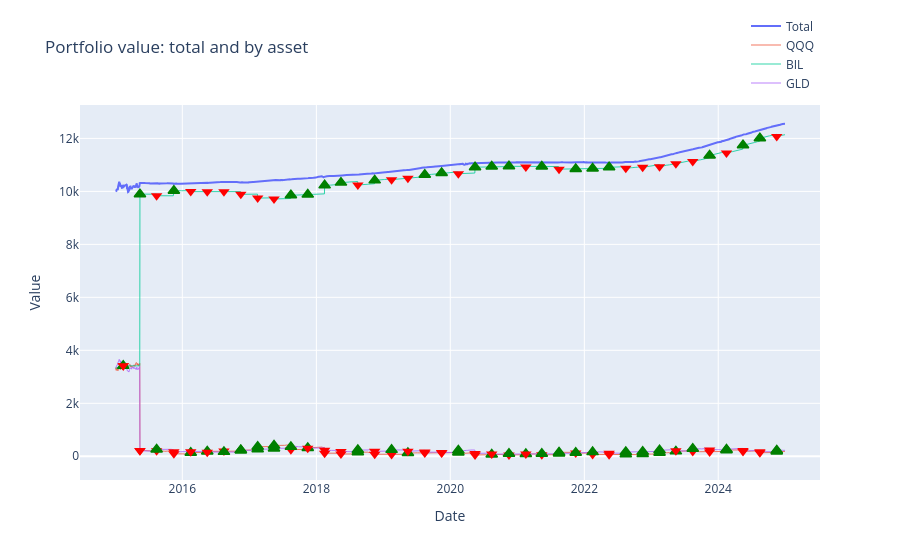

The cell this chart's notebook holds for it:
### Code cell
fig = result.plot_portfolio(mark_rebalances=True)
fig.show()

### Figure 1 — Plotly figure (JSON) as saved in the notebook; plotly's stock layout.template omitted (floating-point values rounded to 4 significant figures; data arrays with more than 128 entries replaced by an {"elided": "..."} marker saying what was removed)
{"data": [{"hovertemplate": "Date: %{x|%Y-%m-%d}<br>Value: %{y:,.2f}<extra></extra>", "line": {"width": 2}, "mode": "lines", "name": "Total", "type": "scatter", "x": {"elided": "2515 str values"}, "y": {"elided": "2515 float values"}}, {"customdata": {"elided": "2515 float values"}, "hovertemplate": "Date: %{x|%Y-%m-%d}<br>QQQ: %{y:,.2f} (%{customdata:.1f}% of portfolio)<extra></extra>", "line": {"width": 1}, "mode": "lines", "name": "QQQ", "opacity": 0.8, "type": "scatter", "x": {"elided": "2515 str values"}, "y": {"elided": "2515 float values"}}, {"customdata": {"elided": "2515 float values"}, "hovertemplate": "Date: %{x|%Y-%m-%d}<br>BIL: %{y:,.2f} (%{customdata:.1f}% of portfolio)<extra></extra>", "line": {"width": 1}, "mode": "lines", "name": "BIL", "opacity": 0.8, "type": "scatter", "x": {"elided": "2515 str values"}, "y": {"elided": "2515 float values"}}, {"customdata": {"elided": "2515 float values"}, "hovertemplate": "Date: %{x|%Y-%m-%d}<br>GLD: %{y:,.2f} (%{customdata:.1f}% of portfolio)<extra></extra>", "line": {"width": 1}, "mode": "lines", "name": "GLD", "opacity": 0.8, "type": "scatter", "x": {"elided": "2515 str values"}, "y": {"elided": "2515 float values"}}, {"hoverinfo": "text", "hovertext": ["QQQ Buy<br>Date: 2016-02-16<br>Price: 93.22<br>Qty: 0.5211", "QQQ Buy<br>Date: 2016-05-16<br>Price: 99.65<br>Qty: 0.3727", "QQQ Buy<br>Date: 2016-11-15<br>Price: 108.98<br>Qty: 0.2754", "QQQ Buy<br>Date: 2017-02-15<br>Price: 121.59<br>Qty: 0.9007", "QQQ Buy<br>Date: 2017-05-15<br>Price: 131.03<br>Qty: 0.1315", "QQQ Buy<br>Date: 2017-11-15<br>Price: 144.51<br>Qty: 0.3512", "QQQ Buy<br>Date: 2018-08-15<br>Price: 170.74<br>Qty: 0.3795", "QQQ Buy<br>Date: 2019-05-15<br>Price: 175.54<br>Qty: 0.2936", "QQQ Buy<br>Date: 2020-02-14<br>Price: 226.41<br>Qty: 0.0108", "QQQ Buy<br>Date: 2020-08-14<br>Price: 263.63<br>Qty: 0.0454", "QQQ Buy<br>Date: 2021-02-16<br>Price: 325.62<br>Qty: 0.0826", "QQQ Buy<br>Date: 2021-08-16<br>Price: 358.94<br>Qty: 0.2254", "QQQ Buy<br>Date: 2022-08-15<br>Price: 325.79<br>Qty: 0.0366", "QQQ Buy<br>Date: 2022-11-15<br>Price: 283.59<br>Qty: 0.0863", "QQQ Buy<br>Date: 2023-02-15<br>Price: 303.63<br>Qty: 0.1281", "QQQ Buy<br>Date: 2023-05-15<br>Price: 321.50<br>Qty: 0.1363", "QQQ Buy<br>Date: 2024-02-15<br>Price: 429.76<br>Qty: 0.1174", "QQQ Buy<br>Date: 2024-11-15<br>Price: 493.27<br>Qty: 0.0738"], "legendgroup": "QQQ", "marker": {"color": "green", "line": {"color": "green", "width": 1.5}, "size": 10, "symbol": "triangle-up"}, "mode": "markers", "name": "QQQ Buy", "showlegend": false, "type": "scatter", "x": ["2016-02-16T00:00:00+00:00", "2016-05-16T00:00:00+00:00", "2016-11-15T00:00:00+00:00", "2017-02-15T00:00:00+00:00", "2017-05-15T00:00:00+00:00", "2017-11-15T00:00:00+00:00", "2018-08-15T00:00:00+00:00", "2019-05-15T00:00:00+00:00", "2020-02-14T00:00:00+00:00", "2020-08-14T00:00:00+00:00", "2021-02-16T00:00:00+00:00", "2021-08-16T00:00:00+00:00", "2022-08-15T00:00:00+00:00", "2022-11-15T00:00:00+00:00", "2023-02-15T00:00:00+00:00", "2023-05-15T00:00:00+00:00", "2024-02-15T00:00:00+00:00", "2024-11-15T00:00:00+00:00"], "y": [135.2, 181.7, 226.3, 362.0, 407.3, 314.6, 154.1, 124.4, 147.4, 71.02, 86.35, 144.3, 73.97, 88.87, 134.0, 185.8, 232.0, 177.4]}, {"hoverinfo": "text", "hovertext": ["QQQ Sell<br>Date: 2015-02-13<br>Price: 98.44<br>Qty: -0.4847", "QQQ Sell<br>Date: 2015-05-15<br>Price: 101.13<br>Qty: -32.5277", "QQQ Sell<br>Date: 2015-08-14<br>Price: 102.22<br>Qty: -0.1433", "QQQ Sell<br>Date: 2015-11-16<br>Price: 103.32<br>Qty: -1.0827", "QQQ Sell<br>Date: 2016-08-15<br>Price: 110.09<br>Qty: -0.0221", "QQQ Sell<br>Date: 2017-08-15<br>Price: 136.11<br>Qty: -1.2829", "QQQ Sell<br>Date: 2018-02-15<br>Price: 157.25<br>Qty: -1.4249", "QQQ Sell<br>Date: 2018-05-15<br>Price: 159.57<br>Qty: -0.2286", "QQQ Sell<br>Date: 2018-11-15<br>Price: 160.41<br>Qty: -0.4187", "QQQ Sell<br>Date: 2019-02-15<br>Price: 164.55<br>Qty: -0.0690", "QQQ Sell<br>Date: 2019-08-15<br>Price: 175.41<br>Qty: -0.0001", "QQQ Sell<br>Date: 2019-11-15<br>Price: 195.37<br>Qty: -0.0684", "QQQ Sell<br>Date: 2020-05-15<br>Price: 215.90<br>Qty: -0.4268", "QQQ Sell<br>Date: 2020-11-16<br>Price: 284.01<br>Qty: -0.0868", "QQQ Sell<br>Date: 2021-05-14<br>Price: 317.14<br>Qty: -0.0886", "QQQ Sell<br>Date: 2021-11-15<br>Price: 384.29<br>Qty: -0.0822", "QQQ Sell<br>Date: 2022-02-15<br>Price: 347.26<br>Qty: -0.1162", "QQQ Sell<br>Date: 2022-05-16<br>Price: 291.37<br>Qty: -0.0131", "QQQ Sell<br>Date: 2023-08-15<br>Price: 360.98<br>Qty: -0.0887", "QQQ Sell<br>Date: 2023-11-15<br>Price: 380.45<br>Qty: -0.0668", "QQQ Sell<br>Date: 2024-05-15<br>Price: 448.55<br>Qty: -0.1290", "QQQ Sell<br>Date: 2024-08-15<br>Price: 470.60<br>Qty: -0.1250"], "legendgroup": "QQQ", "marker": {"color": "red", "size": 10, "symbol": "triangle-down"}, "mode": "markers", "name": "QQQ Sell", "showlegend": false, "type": "scatter", "x": ["2015-02-13T00:00:00+00:00", "2015-05-15T00:00:00+00:00", "2015-08-14T00:00:00+00:00", "2015-11-16T00:00:00+00:00", "2016-08-15T00:00:00+00:00", "2017-08-15T00:00:00+00:00", "2018-02-15T00:00:00+00:00", "2018-05-15T00:00:00+00:00", "2018-11-15T00:00:00+00:00", "2019-02-15T00:00:00+00:00", "2019-08-15T00:00:00+00:00", "2019-11-15T00:00:00+00:00", "2020-05-15T00:00:00+00:00", "2020-11-16T00:00:00+00:00", "2021-05-14T00:00:00+00:00", "2021-11-15T00:00:00+00:00", "2022-02-15T00:00:00+00:00", "2022-05-16T00:00:00+00:00", "2023-08-15T00:00:00+00:00", "2023-11-15T00:00:00+00:00", "2024-05-15T00:00:00+00:00", "2024-08-15T00:00:00+00:00"], "y": [3414.0, 217.9, 205.7, 96.0, 198.2, 248.5, 118.2, 83.49, 77.64, 68.29, 124.3, 125.1, 48.37, 51.87, 55.99, 122.9, 70.68, 55.49, 176.6, 160.7, 184.3, 134.5]}, {"hoverinfo": "text", "hovertext": ["BIL Buy<br>Date: 2015-02-13<br>Price: 74.34<br>Qty: 1.0873", "BIL Buy<br>Date: 2015-05-15<br>Price: 74.31<br>Qty: 87.2452", "BIL Buy<br>Date: 2015-11-16<br>Price: 74.28<br>Qty: 2.5711", "BIL Buy<br>Date: 2017-08-15<br>Price: 74.62<br>Qty: 1.6306", "BIL Buy<br>Date: 2017-11-15<br>Price: 74.77<br>Qty: 0.0508", "BIL Buy<br>Date: 2018-02-15<br>Price: 74.98<br>Qty: 4.2700", "BIL Buy<br>Date: 2018-05-15<br>Price: 75.25<br>Qty: 0.9016", "BIL Buy<br>Date: 2018-11-15<br>Price: 75.95<br>Qty: 1.6199", "BIL Buy<br>Date: 2019-08-15<br>Price: 77.24<br>Qty: 0.8653", "BIL Buy<br>Date: 2019-11-15<br>Price: 77.57<br>Qty: 0.3244", "BIL Buy<br>Date: 2020-05-15<br>Price: 78.02<br>Qty: 2.8550", "BIL Buy<br>Date: 2020-08-14<br>Price: 78.02<br>Qty: 0.3014", "BIL Buy<br>Date: 2020-11-16<br>Price: 78.02<br>Qty: 0.1264", "BIL Buy<br>Date: 2021-05-14<br>Price: 77.98<br>Qty: 0.2475", "BIL Buy<br>Date: 2021-11-15<br>Price: 77.95<br>Qty: 0.1158", "BIL Buy<br>Date: 2022-02-15<br>Price: 77.93<br>Qty: 0.2317", "BIL Buy<br>Date: 2022-05-16<br>Price: 77.96<br>Qty: 0.5345", "BIL Buy<br>Date: 2023-11-15<br>Price: 82.39<br>Qty: 0.9953", "BIL Buy<br>Date: 2024-05-15<br>Price: 84.55<br>Qty: 1.7105", "BIL Buy<br>Date: 2024-08-15<br>Price: 85.67<br>Qty: 1.2940"], "legendgroup": "BIL", "marker": {"color": "green", "line": {"color": "green", "width": 1.5}, "size": 10, "symbol": "triangle-up"}, "mode": "markers", "name": "BIL Buy", "showlegend": false, "type": "scatter", "x": ["2015-02-13T00:00:00+00:00", "2015-05-15T00:00:00+00:00", "2015-11-16T00:00:00+00:00", "2017-08-15T00:00:00+00:00", "2017-11-15T00:00:00+00:00", "2018-02-15T00:00:00+00:00", "2018-05-15T00:00:00+00:00", "2018-11-15T00:00:00+00:00", "2019-08-15T00:00:00+00:00", "2019-11-15T00:00:00+00:00", "2020-05-15T00:00:00+00:00", "2020-08-14T00:00:00+00:00", "2020-11-16T00:00:00+00:00", "2021-05-14T00:00:00+00:00", "2021-11-15T00:00:00+00:00", "2022-02-15T00:00:00+00:00", "2022-05-16T00:00:00+00:00", "2023-11-15T00:00:00+00:00", "2024-05-15T00:00:00+00:00", "2024-08-15T00:00:00+00:00"], "y": [3414.0, 9896.0, 10030.0, 9856.0, 9879.0, 10230.0, 10330.0, 10420.0, 10630.0, 10700.0, 10910.0, 10940.0, 10950.0, 10940.0, 10850.0, 10860.0, 10910.0, 11360.0, 11740.0, 12000.0]}, {"hoverinfo": "text", "hovertext": ["BIL Sell<br>Date: 2015-08-14<br>Price: 74.28<br>Qty: -0.7575", "BIL Sell<br>Date: 2016-02-16<br>Price: 74.26<br>Qty: -0.4418", "BIL Sell<br>Date: 2016-05-16<br>Price: 74.28<br>Qty: -0.0993", "BIL Sell<br>Date: 2016-08-15<br>Price: 74.31<br>Qty: -0.0071", "BIL Sell<br>Date: 2016-11-15<br>Price: 74.34<br>Qty: -1.4199", "BIL Sell<br>Date: 2017-02-15<br>Price: 74.38<br>Qty: -1.9685", "BIL Sell<br>Date: 2017-05-15<br>Price: 74.47<br>Qty: -0.6015", "BIL Sell<br>Date: 2018-08-15<br>Price: 75.58<br>Qty: -1.7785", "BIL Sell<br>Date: 2019-02-15<br>Price: 76.36<br>Qty: -0.3765", "BIL Sell<br>Date: 2019-05-15<br>Price: 76.78<br>Qty: -0.0695", "BIL Sell<br>Date: 2020-02-14<br>Price: 77.85<br>Qty: -0.8636", "BIL Sell<br>Date: 2021-02-16<br>Price: 78.01<br>Qty: -0.2669", "BIL Sell<br>Date: 2021-08-16<br>Price: 77.95<br>Qty: -1.2377", "BIL Sell<br>Date: 2022-08-15<br>Price: 78.12<br>Qty: -0.7754", "BIL Sell<br>Date: 2022-11-15<br>Price: 78.63<br>Qty: -0.4541", "BIL Sell<br>Date: 2023-02-15<br>Price: 79.40<br>Qty: -1.0629", "BIL Sell<br>Date: 2023-05-15<br>Price: 80.28<br>Qty: -0.0828", "BIL Sell<br>Date: 2023-08-15<br>Price: 81.30<br>Qty: -0.7203", "BIL Sell<br>Date: 2024-02-15<br>Price: 83.51<br>Qty: -0.6970", "BIL Sell<br>Date: 2024-11-15<br>Price: 86.75<br>Qty: -0.9567"], "legendgroup": "BIL", "marker": {"color": "red", "size": 10, "symbol": "triangle-down"}, "mode": "markers", "name": "BIL Sell", "showlegend": false, "type": "scatter", "x": ["2015-08-14T00:00:00+00:00", "2016-02-16T00:00:00+00:00", "2016-05-16T00:00:00+00:00", "2016-08-15T00:00:00+00:00", "2016-11-15T00:00:00+00:00", "2017-02-15T00:00:00+00:00", "2017-05-15T00:00:00+00:00", "2018-08-15T00:00:00+00:00", "2019-02-15T00:00:00+00:00", "2019-05-15T00:00:00+00:00", "2020-02-14T00:00:00+00:00", "2021-02-16T00:00:00+00:00", "2021-08-16T00:00:00+00:00", "2022-08-15T00:00:00+00:00", "2022-11-15T00:00:00+00:00", "2023-02-15T00:00:00+00:00", "2023-05-15T00:00:00+00:00", "2023-08-15T00:00:00+00:00", "2024-02-15T00:00:00+00:00", "2024-11-15T00:00:00+00:00"], "y": [9835.0, 9991.0, 9986.0, 9990.0, 9889.0, 9747.0, 9714.0, 10240.0, 10440.0, 10500.0, 10670.0, 10920.0, 10840.0, 10870.0, 10910.0, 10930.0, 11040.0, 11120.0, 11450.0, 12070.0]}, {"hoverinfo": "text", "hovertext": ["GLD Buy<br>Date: 2015-08-14<br>Price: 106.85<br>Qty: 0.6637", "GLD Buy<br>Date: 2016-08-15<br>Price: 127.84<br>Qty: 0.0232", "GLD Buy<br>Date: 2016-11-15<br>Price: 117.12<br>Qty: 0.6451", "GLD Buy<br>Date: 2017-02-15<br>Price: 117.45<br>Qty: 0.3142", "GLD Buy<br>Date: 2017-05-15<br>Price: 117.14<br>Qty: 0.2353", "GLD Buy<br>Date: 2017-08-15<br>Price: 120.98<br>Qty: 0.4375", "GLD Buy<br>Date: 2018-08-15<br>Price: 111.19<br>Qty: 0.6261", "GLD Buy<br>Date: 2019-02-15<br>Price: 124.80<br>Qty: 0.3214", "GLD Buy<br>Date: 2020-02-14<br>Price: 149.00<br>Qty: 0.4348", "GLD Buy<br>Date: 2020-11-16<br>Price: 177.15<br>Qty: 0.0834", "GLD Buy<br>Date: 2021-05-14<br>Price: 172.69<br>Qty: 0.0510", "GLD Buy<br>Date: 2021-08-16<br>Price: 167.22<br>Qty: 0.0932", "GLD Buy<br>Date: 2021-11-15<br>Price: 174.18<br>Qty: 0.1295", "GLD Buy<br>Date: 2022-02-15<br>Price: 173.08<br>Qty: 0.1289", "GLD Buy<br>Date: 2022-08-15<br>Price: 165.71<br>Qty: 0.2936", "GLD Buy<br>Date: 2022-11-15<br>Price: 165.50<br>Qty: 0.0678", "GLD Buy<br>Date: 2023-02-15<br>Price: 170.89<br>Qty: 0.2663", "GLD Buy<br>Date: 2023-08-15<br>Price: 176.59<br>Qty: 0.5128", "GLD Buy<br>Date: 2024-02-15<br>Price: 185.66<br>Qty: 0.0417", "GLD Buy<br>Date: 2024-11-15<br>Price: 236.59<br>Qty: 0.1969"], "legendgroup": "GLD", "marker": {"color": "green", "line": {"color": "green", "width": 1.5}, "size": 10, "symbol": "triangle-up"}, "mode": "markers", "name": "GLD Buy", "showlegend": false, "type": "scatter", "x": ["2015-08-14T00:00:00+00:00", "2016-08-15T00:00:00+00:00", "2016-11-15T00:00:00+00:00", "2017-02-15T00:00:00+00:00", "2017-05-15T00:00:00+00:00", "2017-08-15T00:00:00+00:00", "2018-08-15T00:00:00+00:00", "2019-02-15T00:00:00+00:00", "2020-02-14T00:00:00+00:00", "2020-11-16T00:00:00+00:00", "2021-05-14T00:00:00+00:00", "2021-08-16T00:00:00+00:00", "2021-11-15T00:00:00+00:00", "2022-02-15T00:00:00+00:00", "2022-08-15T00:00:00+00:00", "2022-11-15T00:00:00+00:00", "2023-02-15T00:00:00+00:00", "2023-08-15T00:00:00+00:00", "2024-02-15T00:00:00+00:00", "2024-11-15T00:00:00+00:00"], "y": [259.4, 167.0, 228.6, 266.1, 293.0, 355.5, 234.7, 242.8, 216.4, 96.53, 96.69, 109.2, 136.3, 157.7, 162.9, 173.9, 225.0, 288.1, 252.7, 221.4]}, {"hoverinfo": "text", "hovertext": ["GLD Sell<br>Date: 2015-02-13<br>Price: 117.98<br>Qty: -0.2807", "GLD Sell<br>Date: 2015-05-15<br>Price: 117.53<br>Qty: -27.1741", "GLD Sell<br>Date: 2015-11-16<br>Price: 103.71<br>Qty: -0.7629", "GLD Sell<br>Date: 2016-02-16<br>Price: 114.77<br>Qty: -0.1374", "GLD Sell<br>Date: 2016-05-16<br>Price: 121.80<br>Qty: -0.2444", "GLD Sell<br>Date: 2017-11-15<br>Price: 121.41<br>Qty: -0.4494", "GLD Sell<br>Date: 2018-02-15<br>Price: 128.38<br>Qty: -0.7486", "GLD Sell<br>Date: 2018-05-15<br>Price: 122.48<br>Qty: -0.2560", "GLD Sell<br>Date: 2018-11-15<br>Price: 114.77<br>Qty: -0.4868", "GLD Sell<br>Date: 2019-05-15<br>Price: 122.39<br>Qty: -0.3775", "GLD Sell<br>Date: 2019-08-15<br>Price: 143.70<br>Qty: -0.4650", "GLD Sell<br>Date: 2019-11-15<br>Price: 138.21<br>Qty: -0.0854", "GLD Sell<br>Date: 2020-05-15<br>Price: 163.93<br>Qty: -0.7966", "GLD Sell<br>Date: 2020-08-14<br>Price: 182.54<br>Qty: -0.1943", "GLD Sell<br>Date: 2021-02-16<br>Price: 168.24<br>Qty: -0.0360", "GLD Sell<br>Date: 2022-05-16<br>Price: 170.40<br>Qty: -0.2222", "GLD Sell<br>Date: 2023-05-15<br>Price: 187.21<br>Qty: -0.1986", "GLD Sell<br>Date: 2023-11-15<br>Price: 181.64<br>Qty: -0.3116", "GLD Sell<br>Date: 2024-05-15<br>Price: 220.89<br>Qty: -0.3928", "GLD Sell<br>Date: 2024-08-15<br>Price: 226.91<br>Qty: -0.2294"], "legendgroup": "GLD", "marker": {"color": "red", "size": 10, "symbol": "triangle-down"}, "mode": "markers", "name": "GLD Sell", "showlegend": false, "type": "scatter", "x": ["2015-02-13T00:00:00+00:00", "2015-05-15T00:00:00+00:00", "2015-11-16T00:00:00+00:00", "2016-02-16T00:00:00+00:00", "2016-05-16T00:00:00+00:00", "2017-11-15T00:00:00+00:00", "2018-02-15T00:00:00+00:00", "2018-05-15T00:00:00+00:00", "2018-11-15T00:00:00+00:00", "2019-05-15T00:00:00+00:00", "2019-08-15T00:00:00+00:00", "2019-11-15T00:00:00+00:00", "2020-05-15T00:00:00+00:00", "2020-08-14T00:00:00+00:00", "2021-02-16T00:00:00+00:00", "2022-05-16T00:00:00+00:00", "2023-05-15T00:00:00+00:00", "2023-11-15T00:00:00+00:00", "2024-05-15T00:00:00+00:00", "2024-08-15T00:00:00+00:00"], "y": [3414.0, 207.4, 172.7, 175.4, 156.3, 302.2, 223.5, 181.9, 186.4, 191.9, 158.5, 140.6, 107.5, 84.24, 85.61, 117.4, 209.4, 239.7, 213.9, 167.7]}], "layout": {"hovermode": "closest", "legend": {"orientation": "h", "x": 1, "xanchor": "right", "y": 1.02, "yanchor": "bottom"}, "margin": {"t": 80}, "title": {"text": "Portfolio value: total and by asset"}, "xaxis": {"title": {"text": "Date"}}, "yaxis": {"title": {"text": "Value"}}}}
